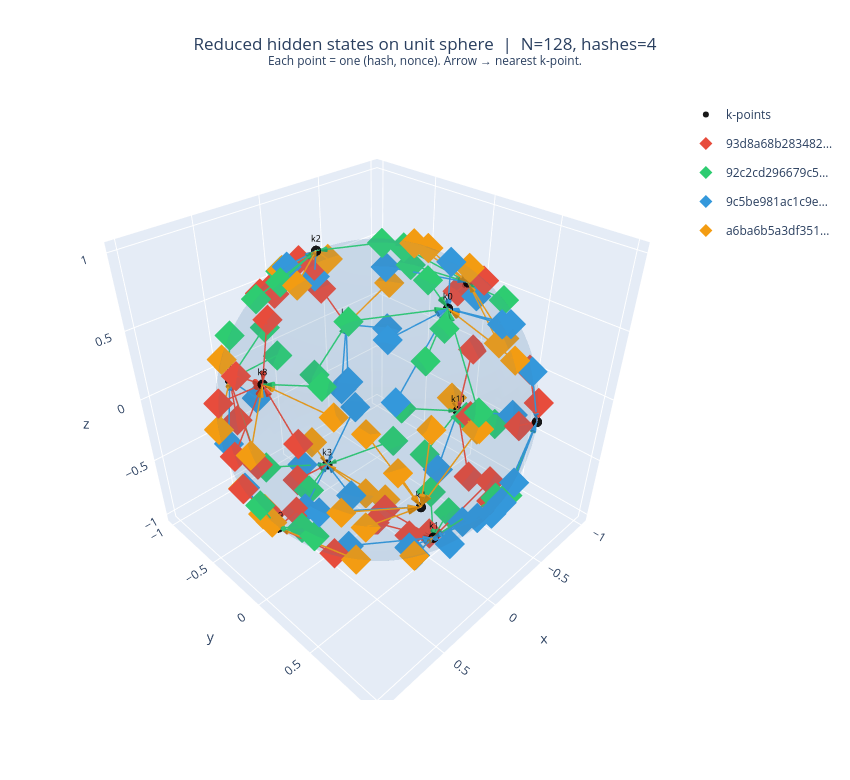

This figure's notebook cell:
### Code cell
norms = np.linalg.norm(reduced_hidden_states_all, axis=1, keepdims=True)
proj  = reduced_hidden_states_all / (norms + 1e-8)

sims = proj @ sphere_points.T
closest_idxs = np.argmax(sims, axis=1)
arc_dists = np.degrees(
    np.arccos(np.clip(sims[np.arange(N), closest_idxs], -1, 1))
)

# for i in range(N):
#     print(f"hash={block_hashes_all[i][:12]}…  nonce={nonces_all[i]:4d}"
#           f"proj={proj[i].round(3)}  → k{closest_idxs[i]}  arc={arc_dists[i]:.2f}°")

KPOINT_COLOR = 'black'
nn_thr = dists.min() * 1.01 # edge threshold

traces = []

u_s = np.linspace(0, 2 * np.pi, 60)
v_s = np.linspace(0, np.pi, 40)
traces.append(go.Surface(
    x=np.outer(np.cos(u_s), np.sin(v_s)),
    y=np.outer(np.sin(u_s), np.sin(v_s)),
    z=np.outer(np.ones(len(u_s)), np.cos(v_s)),
    opacity=0.1,
    colorscale=[[0, 'steelblue'], [1, 'steelblue']],
    showscale=False, hoverinfo='skip',
    contours=dict(
        x=dict(highlight=False),
        y=dict(highlight=False),
        z=dict(highlight=False),
    ),
))

# k-points
traces.append(go.Scatter3d(
    x=sphere_points[:, 0], y=sphere_points[:, 1], z=sphere_points[:, 2],
    mode='markers+text',
    marker=dict(size=6, color=KPOINT_COLOR, opacity=0.9),
    text=[f'k{i}' for i in range(k)],
    textposition='top center',
    textfont=dict(size=9, color=KPOINT_COLOR),
    hovertext=[
        f'k{i}<br>({sphere_points[i,0]:.2f}, {sphere_points[i,1]:.2f}, {sphere_points[i,2]:.2f})'
        for i in range(k)
    ],
    hoverinfo='text',
    name='k-points',
))

# projected points grouped by hash
for hi, (h, color) in enumerate(zip(unique_hashes, PALETTE)):
    mask   = np.where(block_hashes_all == h)[0]
    pts    = proj[mask]           # [n, 3]
    ns     = nonces_all[mask]
    ci     = closest_idxs[mask]
    arc_d  = arc_dists[mask]

    # scatter points
    traces.append(go.Scatter3d(
        x=pts[:, 0], y=pts[:, 1], z=pts[:, 2],
        mode='markers',
        marker=dict(size=10, color=color, symbol='diamond', opacity=1.0),
        hovertext=[
            f"hash: {h[:14]}…<br>nonce: {ns[j]}<br>"
            f"proj: ({pts[j,0]:.3f}, {pts[j,1]:.3f}, {pts[j,2]:.3f})<br>"
            f"→ k{ci[j]}  arc={arc_d[j]:.2f}°"
            for j in range(len(mask))
        ],
        hoverinfo='text',
        name=f"{h[:14]}…",
        legendgroup=h,
    ))

    # arrow lines to closest k-point
    for j in range(len(mask)):
        pt      = pts[j]
        closest = sphere_points[ci[j]]
        traces.append(go.Scatter3d(
            x=[pt[0], closest[0]], y=[pt[1], closest[1]], z=[pt[2], closest[2]],
            mode='lines', line=dict(color=color, width=3),
            showlegend=False, hoverinfo='skip', legendgroup=h,
        ))
        traces.append(go.Cone(
            x=[closest[0]], y=[closest[1]], z=[closest[2]],
            u=[closest[0] - pt[0]], v=[closest[1] - pt[1]], w=[closest[2] - pt[2]],
            sizemode='absolute', sizeref=0.07,
            colorscale=[[0, color], [1, color]],
            showscale=False, hoverinfo='skip', anchor='tip',
        ))

fig = go.Figure(traces)
fig.update_layout(
    title=dict(
        text=(f"Reduced hidden states on unit sphere  |  N={N}, hashes={len(unique_hashes)}<br>"
              f"<sup>Each point = one (hash, nonce). Arrow → nearest k-point.</sup>"),
        x=0.5,
    ),
    width=850, height=780,
)
fig.show()
